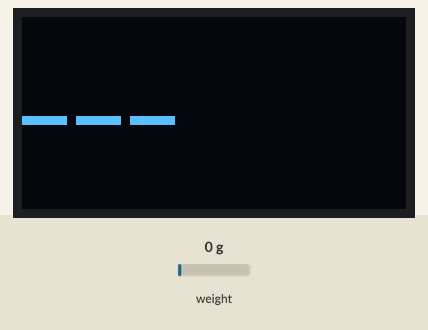
This sketch was run on a simulated Raspberry Pi Pico. Shown: 128×64 one-colour display. The test bench sets the inputs (shaded band); at power-on: weight on the scale 0 g. What the sketch prints to the serial monitor is not drawn.

Above: at 2.2 s.
2.3 s: weight on the scale set to 3 g
At 3.0 s:
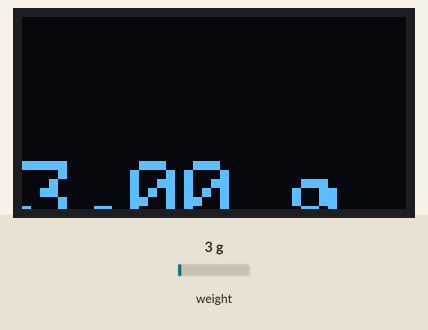
At 4.1 s:
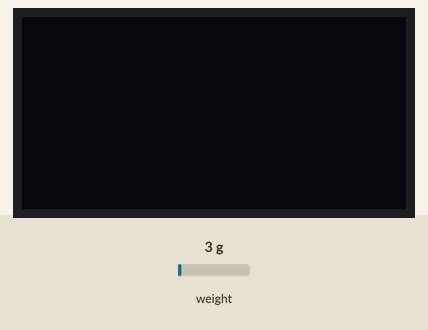
Timing chart, 0 to 5.6 s (numbered marks = the images above; inputs shaded):
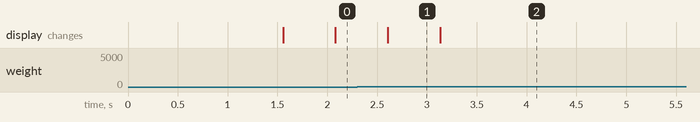

Measured:
- the behaviour switches between 1 and 2 g on weight on the scale (found by bisection; images 0 and 1)
- after the input at 2.3 s, the display: changes after 0.31 s (image 1)
- what the display in image 1 shows lasts 0.5 s, from 2.6 s to 3.1 s

The sketch:

sensor_loadcell_398.ino
```cpp
// snippet: sensor_loadcell_398
// tags: adafruit_gfx, adafruit_ssd1306, hx711
// boards: avr, esp32, megaavr, nano33iot, romi32u4, rp2040
// library: Adafruit_GFX, Adafruit_SSD1306, HX711
// description: Display weight from HX711 (DOUT=3, CLK=4) on an SSD1306 128×64 OLED in large text (size 3)
// prompts: display, weight, hx711, (dout=3, clk=4), ssd1306
// verified: compile-only
// source: kd-generated (id 398)
// exact-include: Wire.h, Adafruit_GFX.h, Adafruit_SSD1306.h, HX711.h

#include <Wire.h>
#include <Adafruit_GFX.h>
#include <Adafruit_SSD1306.h>
#include <HX711.h>

#define SCREEN_WIDTH 128
#define SCREEN_HEIGHT 64
#define OLED_ADDR 0x3C
#define DOUT_PIN 3
#define CLK_PIN 4

Adafruit_SSD1306 display(SCREEN_WIDTH, SCREEN_HEIGHT, &Wire, -1);
HX711 scale;
unsigned long prevMs = 0;

void setup() {
  Serial.begin(9600);
  if (!display.begin(SSD1306_SWITCHCAPVCC, OLED_ADDR)) {
    Serial.println("SSD1306 not found");
    while (1);
  }
  display.clearDisplay();  // SSD1306: clear the framebuffer (push with display())
  display.setTextSize(3);
  display.setTextColor(SSD1306_WHITE);

  scale.begin(DOUT_PIN, CLK_PIN);
  scale.set_scale(2280.0);  // calibrate with known weight
  scale.tare();  // HX711: zero the scale (averaged reading -> offset)
  Serial.println("Scale ready — place weight");
}

void loop() {
  unsigned long now = millis();
  if (now - prevMs < 200) return;  // 5 Hz update rate
  prevMs = now;

  if (scale.is_ready()) {
    float weight = scale.get_units(5);  // HX711: averaged reading in units (after tare + set_scale)

    display.clearDisplay();  // SSD1306: clear the framebuffer (push with display())
    if (weight > 1000.0) {
      display.println("OVERLOAD");
    } else if (weight < 2.0) {
      display.println("---");
    } else {
      display.print(weight);
      display.println(" g");
    }
    display.display();  // SSD1306: push the framebuffer to the screen
  }
}
```
